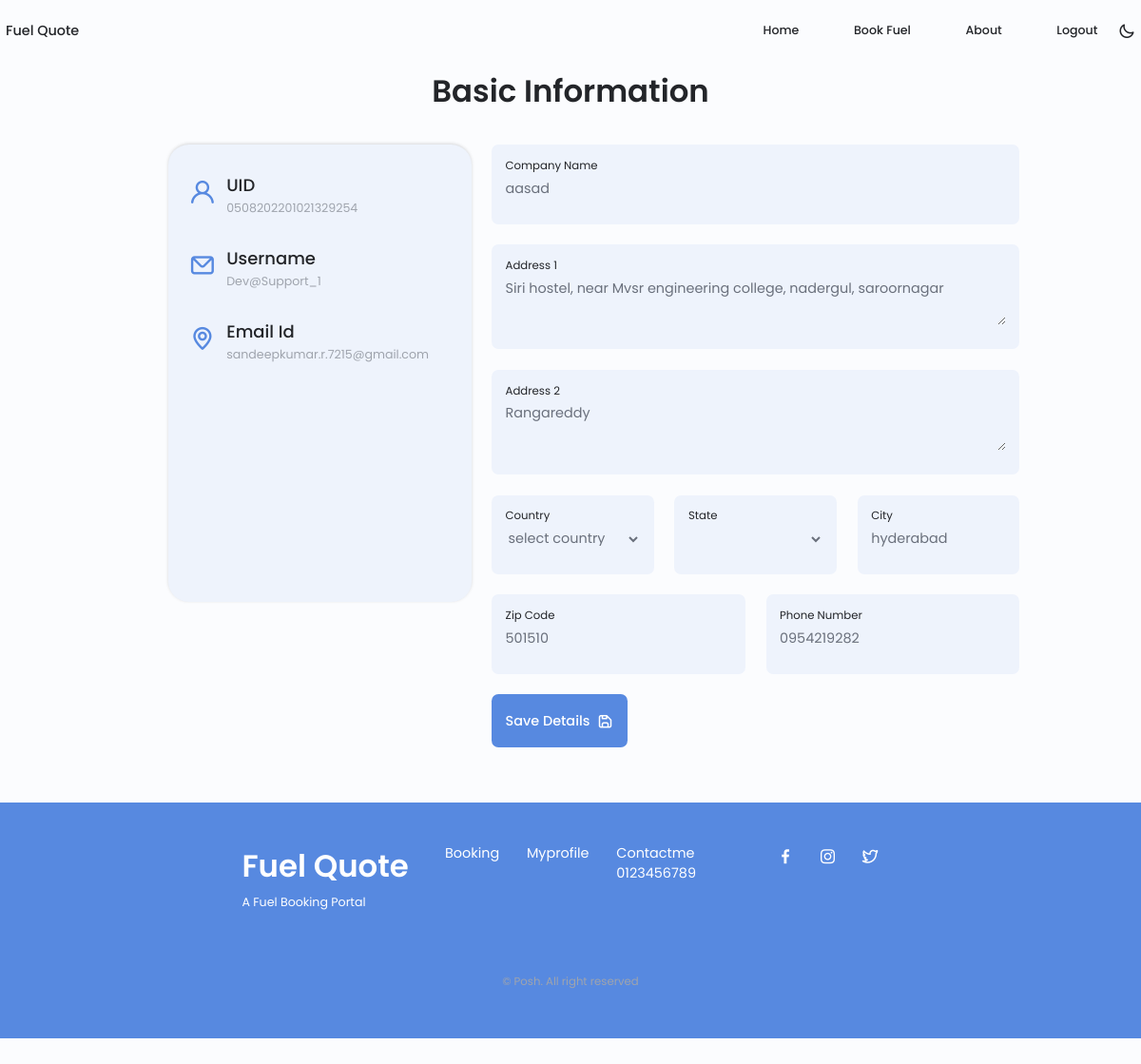
The app's page /fuel_quote/client_profile_management/0508202201021329254 with its own data.
### portal/models/ClientInformation.py (models this page shows)
class ClientInformation(db.Model):
    __bind_key__ = 'db'
    Id = db.Column(db.Integer,Sequence('user_info_seq',start=1), unique=True, nullable=False, primary_key=True)
    user_id = db.Column(db.String(255))
    username = db.Column(db.String(50),nullable=False)
    email_id = db.Column(db.String(255))
    mobile_number = db.Column(db.String(10))
    office_name = db.Column(db.String(50))
    active=db.Column(db.String(10))
    status = db.Column(db.String(10), nullable=False)
    zipcode=db.Column(db.String(9), nullable=False)
    address_1=db.Column(db.String(100),nullable=False)
    address_2 = db.Column(db.String(100))
    state=db.Column(db.String(3),nullable=False)
    country = db.Column(db.String(100), nullable=False)
    user_created_time = db.Column(db.TIMESTAMP, default=datetime.now, nullable=False)
    created_by = db.Column(db.String(255))
    attributes_1 = db.Column(db.String(255))
    attributes_2 = db.Column(db.String(255))
    attributes_3 = db.Column(db.String(255))
    attributes_4 = db.Column(db.String(255))
    attributes_5 = db.Column(db.String(255))
    attributes_6 = db.Column(db.String(255))
    attributes_7 = db.Column(db.String(255))
    attributes_8 = db.Column(db.String(255))
    attributes_9 = db.Column(db.String(255))
    attributes_10 = db.Column(db.String(255))
    attributes_11 = db.Column(db.String(255))
    attributes_12 = db.Column(db.String(255))
    attributes_13 = db.Column(db.String(255))
    attributes_14 = db.Column(db.String(255))
    attributes_15 = db.Column(db.String(255))
    attributes_16 = db.Column(db.String(255))
    attributes_17 = db.Column(db.String(255))
    attributes_18 = db.Column(db.String(255))
    attributes_19 = db.Column(db.String(255))
    attributes_20 = db.Column(db.String(255))

### portal/views.py (the view, shortened to what this page needs)
@bp.route('/client_profile_management/<string:user_uid>', methods=['GET','POST'])
def client_profile_management(user_uid):
    print('user_uid',user_uid)
    if request.method == "GET":
        users = ClientInformation.query.filter_by(user_id=user_uid).one()
        if users is not None:
            if users.status == 'completed':
                session["user"] = users.username
                session["user_uid"] = users.user_id
                session["username"] = users.username
                session["email_id"] = users.email_id
                session["id"] = users.Id
                UID = users.user_id
                Username = users.username
                Email_Id = users.email_id
                OFIICE_NAME = users.office_name
                Address_1 = users.address_1
                Address_2 = users.address_2
                country = users.country
                state_code =users.state
                City_name = users.attributes_1
                Zip_Code = users.zipcode
                Phone_Number = users.mobile_number
                return render_template("client_profile_management.html", UID=UID, Username=Username,
                                       Email_Id=Email_Id, First_Name=OFIICE_NAME,
                                       Address_1=Address_1, Address_2=Address_2
                                       , country=country, state_code=state_code, City_name=City_name, Zip_Code=Zip_Code,
                                       Phone_Number=Phone_Number
                                       )

### portal/templates/client_profile_management.html (shortened to what this page needs)
<!DOCTYPE html>
<html lang="en">
<head>
    <link rel="stylesheet" href="https://unicons.iconscout.com/release/v4.0.0/css/line.css">
    <link rel="stylesheet" href="/fuel_quote/static/css/home/swiper-bundle.min.css">
    <link rel="stylesheet" href="/fuel_quote/static/css/home/styles.css">
</head>
<body style="zoom: 90%;">
    <header class="header" id="header">
        <nav class="nav container">
            <a href="/fuel_quote/fuel_quote_history/{{UID}}" class="nav__logo">Fuel Quote</a>
            <div class="nav__menu" id="nav-menu">
                <ul class="nav__list grid">
                    <li class="nav__item">
                        <a href="/fuel_quote/fuel_quote_history/{{UID}}" class="nav__link">
                            Home
                        </a>
                    </li>
                    <li class="nav__item">
                        <a href="/fuel_quote/fuel_quote_form/{{UID}}" class="nav__link">
                            Book Fuel
                        </a>
                    </li>
                    <li class="nav__item">
                        <a href="/fuel_quote/client_profile_management/{{UID}}" class="nav__link">
                            About
                        </a>
                    </li>
                    <li class="nav__item">
                        <a href="/fuel_quote/logout" class="nav__link">
                            Logout
                        </a>
                    </li>
                </ul>
            </div>
            <div class="nav__btns">
                <i class="uil uil-moon change-theme" id="theme-button1"></i>
            </div>
        </nav>
    </header>
    <main class="main">
        <section class="contact section" id="contact">
            <h2 class="section__title">Basic Information</h2>
            <div class="contact__container contact__container2 container grid">
                <div class="contact__information-tab-main">
                    <div class="contact__information-tab" style="
                    height: 534px;
                ">
                        <div class="contact__information">
                            <i class="uil uil-user contact__icon"></i>
                            <div>
                                <h3 class="contact__title">UID</h3>
                                <span class="contact__subtitle" id="UID" name="UID">{{UID}}</span>
                            </div>
                        </div>
                        <div class="contact__information">
                            <i class="uil uil-envelope contact__icon"></i>
                            <div>
                                <h3 class="contact__title">Username</h3>
                                <span class="contact__subtitle" id="Username">{{Username}}</span>
                            </div>
                        </div>
                        <div class="contact__information">
                            <i class="uil uil-map-marker contact__icon"></i>
                            <div>
                                <h3 class="contact__title">Email Id</h3>
                                <span class="contact__subtitle" id="Email_Id" name="Email_Id">{{Email_Id}}</span>
                            </div>
                        </div>
                    </div>
                </div>
                <form action="" class="contact__form grid">
                    <div class="contact__inputs_4 grid">
                        <div class="contact__content">
                            <label for="First_Name" class="contact__label">Company Name</label>
                            <input type="text" name="First_Name" id="First_Name" value="{{First_Name}}"
                                class="contact__input" required/>
                        </div>
                    </div>
                    <div class="contact__content">
                        <label for="Address_1" class="contact__label">Address 1</label>
                        <textarea name="Address_1" id="Address_1" cols="0" rows="2" value=""
                            class="contact__input">{{Address_1}}</textarea>
                    </div>
                    <div class="contact__content">
                        <label for="Address_2" class="contact__label">Address 2</label>
                        <textarea name="Address_2" id="Address_2" cols="0" value="" rows="2"
                            class="contact__input">{{Address_2}}</textarea>
                    </div>
                    <div class="contact__inputs_3 grid">
                        <div class="contact__content">
                            <label for="country" class="contact__label">Country</label>
                            <select id="country" class="contact__input">
                                <option>select country</option>
                            </select>
                        </div>
                        <div class="contact__content">
                            <label for="state-code" class="contact__label">State</label>
                            <select id="state-code" class="contact__input">
                            </select>
                        </div>
                        <div class="contact__content">
                            <label for="City_name" class="contact__label">City</label>
                            <input type="text" id="City_name" value="{{City_name}}" name="City_name"
                                class="contact__input" onkeypress="return /[a-zA-Z]/i.test(event.key)">
                        </div>
                    </div>
                    <div class="contact__inputs grid">
                        <div class="contact__content">
                            <label for="Zip_Code" class="contact__label">Zip Code</label>
                            <input type="text" id="Zip_Code" name="Zip_Code" onkeypress="return /[0-9]/i.test(event.key)" value="{{Zip_Code}}"
                                class="contact__input">
                        </div>
                        <div class="contact__content">
                            <label for="Phone_Number" class="contact__label">Phone Number</label>
                            <input type="text" id="Phone_Number" name="Phone_Number" onkeypress="return /[0-9]/i.test(event.key)" value="{{Phone_Number}}"
                                class="contact__input">
                        </div>
                    </div>
                    <div>
                        <a onclick="save_details()" class="button button--flex">
                            Save Details
                            <i class="uil uil-save button__icon"></i>
                        </a>
                    </div>
                </form>
            </div>
        </section>
    </main>
    <footer class="footer">
        <div class="footer__bg">
            <div class="footer__container container grid">
                <div>
                    <h1 class="footer__title">Fuel Quote</h1>
                    <span class="footer__subtitle">A Fuel Booking Portal</span>
                </div>
                <ul class="footer__links">
                    <li>
                        <a href="#services" class="footer__link">Booking</a>
                    </li>
                    <li>
                        <a href="#portfolio" class="footer__link">Myprofile</a>
                    </li>
                    <li>
                        <a href="#contact" class="footer__link">Contactme</a>
                        <a href="#contact" class="footer__link">0123456789</a>
                    </li>
                </ul>
                <div class="footer__socials">
                    <a href="https://www.facebook.com/" target="_blank" class="footer__social">
                        <i class="uil uil-facebook-f"></i>
                    </a>
                    <a href="https://www.instagram.com/" target="_blank" class="footer__social">
                        <i class="uil uil-instagram"></i>
                    </a>
                    <a href="https://twitter.com/" target="_blank" class="footer__social">
                        <i class="uil uil-twitter-alt"></i>
                    </a>
                </div>
            </div>
            <p class="footer__copy">&#169; Posh. All right reserved</p>
        </div>
    </footer>
</body>
</html>

### records on screen
ClientInformation: user "0508202201021329254", username "Dev@Support_1", email "sandeepkumar.r.7215@gmail.com", First_Name "aasad", Address_1 "Siri hostel, near Mvsr engineering college, nadergul, saroornagar", Address_2 "Rangareddy", City_name "hyderabad", Zip_Code "501510", Phone_Number "0954219282"
